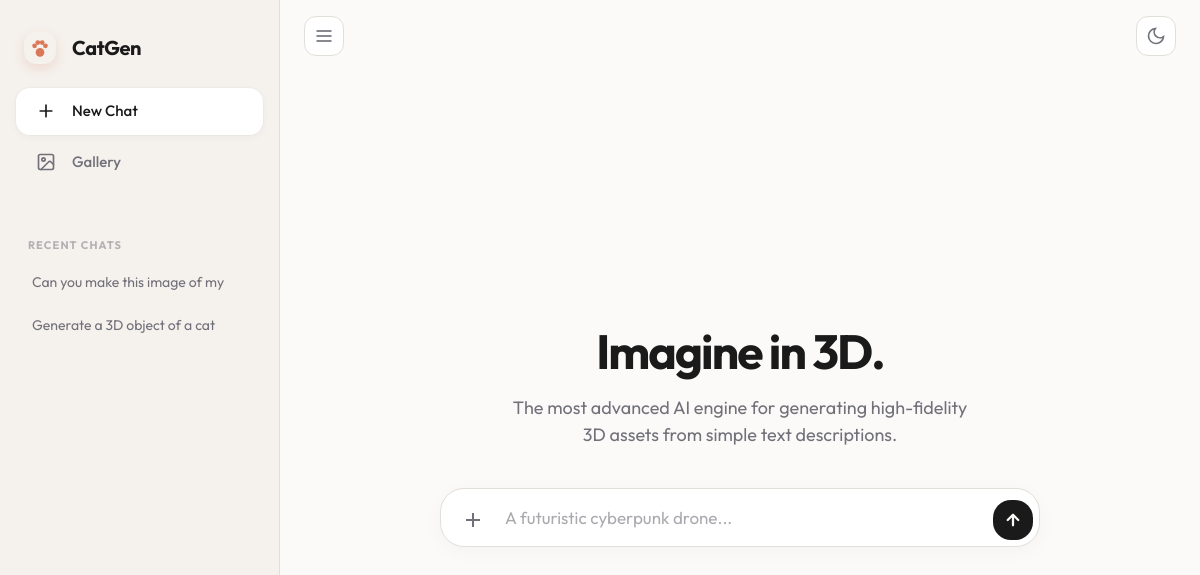
Before: / with the older database file.
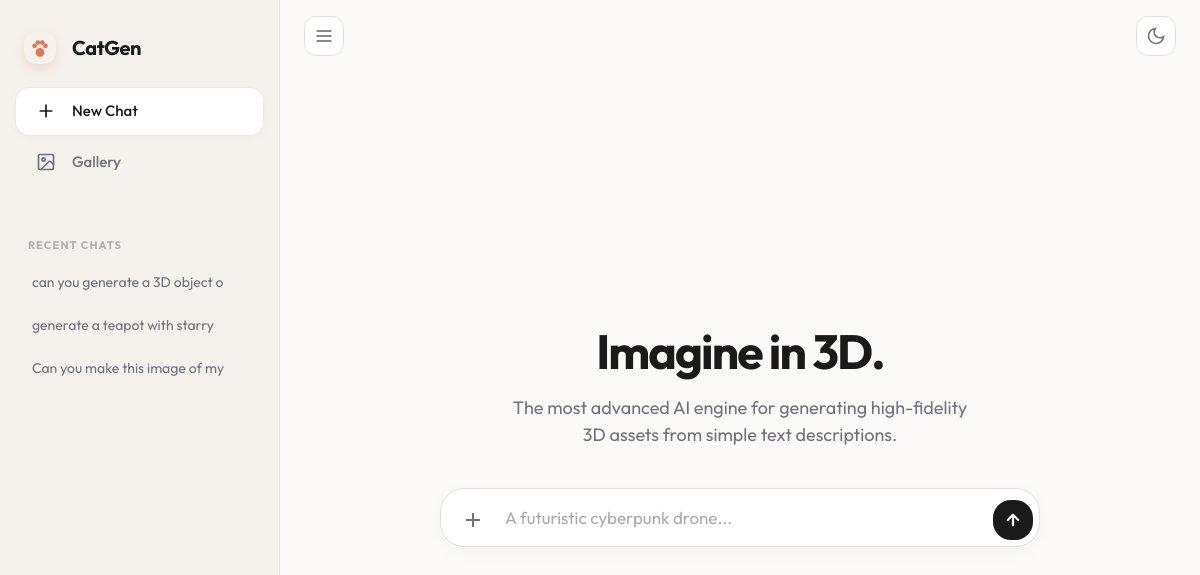
After: the same page with the newer database file.
### chat_interface/models.py (models this page shows, shortened)
class ChatSession(models.Model):
    title = models.CharField(max_length=100, default="New Chat")
    created_at = models.DateTimeField(default=now)
    class Meta:
        ordering = ['-created_at'] # Newest chats at the top

### chat_interface/views.py (the view)
# urls.py: path('', views.index, name='index'),
def index(request):
    all_sessions = ChatSession.objects.all().order_by('-created_at')
    return render(request, 'chat_interface/index.html', {
        'all_sessions': all_sessions,
        'active_session': None,
        'messages': []
    })

### chat_interface/templates/chat_interface/index.html (shortened to what the changed rows need)
<!DOCTYPE html>
<html lang="en">
<head>
    <script src="https://cdn.tailwindcss.com"></script>
</head>
<body>
    <aside id="sidebar">
        <div class="chat-history">
            {% for session in all_sessions %}
                <div class="history-item-wrapper {% if active_session and session.id == active_session.id %}active{% endif %}" id="session-{{ session.id }}">
                    <a href="{% url 'chat_detail' session.id %}" class="history-link">
                        {{ session.title }}
                    </a>
                </div>
            {% endfor %}
        </div>
    </aside>
    <main id="main-content">
        {% if active_session %}
        <div id="chat-container">
            {% for msg in messages %}
            <div class="message-box">
                {% if msg.sender == 'user' %}
                    <div class="user-msg">
                        <div class="user-content">
                            {% if msg.attachment %}
                                <div style="margin-bottom: 12px; max-width: 240px; border-radius: 12px; overflow: hidden; border: 1px solid var(--border);">
                                    <img src="{{ msg.attachment.url }}" style="width: 100%; height: auto; display: block;">
                                </div>
                            {% endif %}
                            <div class="markdown-content">{{ msg.text }}</div>
                        </div>
                    </div>
{% else %}
                    <div class="ai-msg">
                        <div class="ai-header">
                            <div class="ai-icon">AI</div>
                            <div class="ai-label">Assistant</div>
                        </div>
                        <div class="ai-text markdown-content">{{ msg.text }}</div>
                        {% with assets=msg.asset_list %}
                        {% if assets %}
                            <div class="asset-grid{% if assets|length > 1 %} multi{% endif %}">
                            {% for asset in assets %}
                                <div class="asset-wrapper">
                                    {% if ".glb" in asset %}
                                        <model-viewer class="asset-view" src="{{ asset }}" auto-rotate camera-controls></model-viewer>
                                    {% else %}
                                        <img src="{{ asset }}" class="w-full h-auto block" alt="Generated asset">
                                    {% endif %}
                                    <div class="asset-footer">
                                        <span style="font-size: 11px; font-weight: 700; color: var(--text-muted); text-transform: uppercase; letter-spacing: 0.1em;">{% if assets|length > 1 %}Option {{ forloop.counter }}{% else %}Production Asset{% endif %}</span>
                                        <a href="{{ asset }}" download class="toggle-btn" style="width: 34px; height: 34px; border-radius: 10px;">
                                            <svg width="16" height="16" viewBox="0 0 24 24" fill="none" stroke="currentColor" stroke-width="2.5"><path d="M21 15v4a2 2 0 0 1-2 2H5a2 2 0 0 1-2-2v-4"/><polyline points="7 10 12 15 17 10"/><line x1="12" x2="12" y1="15" y2="3"/></svg>
                                        </a>
                                    </div>
                                </div>
                            {% endfor %}
                            </div>
                        {% endif %}
                        {% endwith %}
                    </div>
                {% endif %}
            </div>
            {% endfor %}
        </div>
        {% else %}
        <div class="hero-section">
            <h1 class="hero-title">Imagine in 3D.</h1>
        </div>
        {% endif %}
    </main>
</body>
</html>

Changed rows visible on the page:
removed ChatSession: title "Generate a 3D object of a cat"
added ChatSession: title "can you generate a 3D object o"
added ChatSession: title "generate a teapot with starry"
